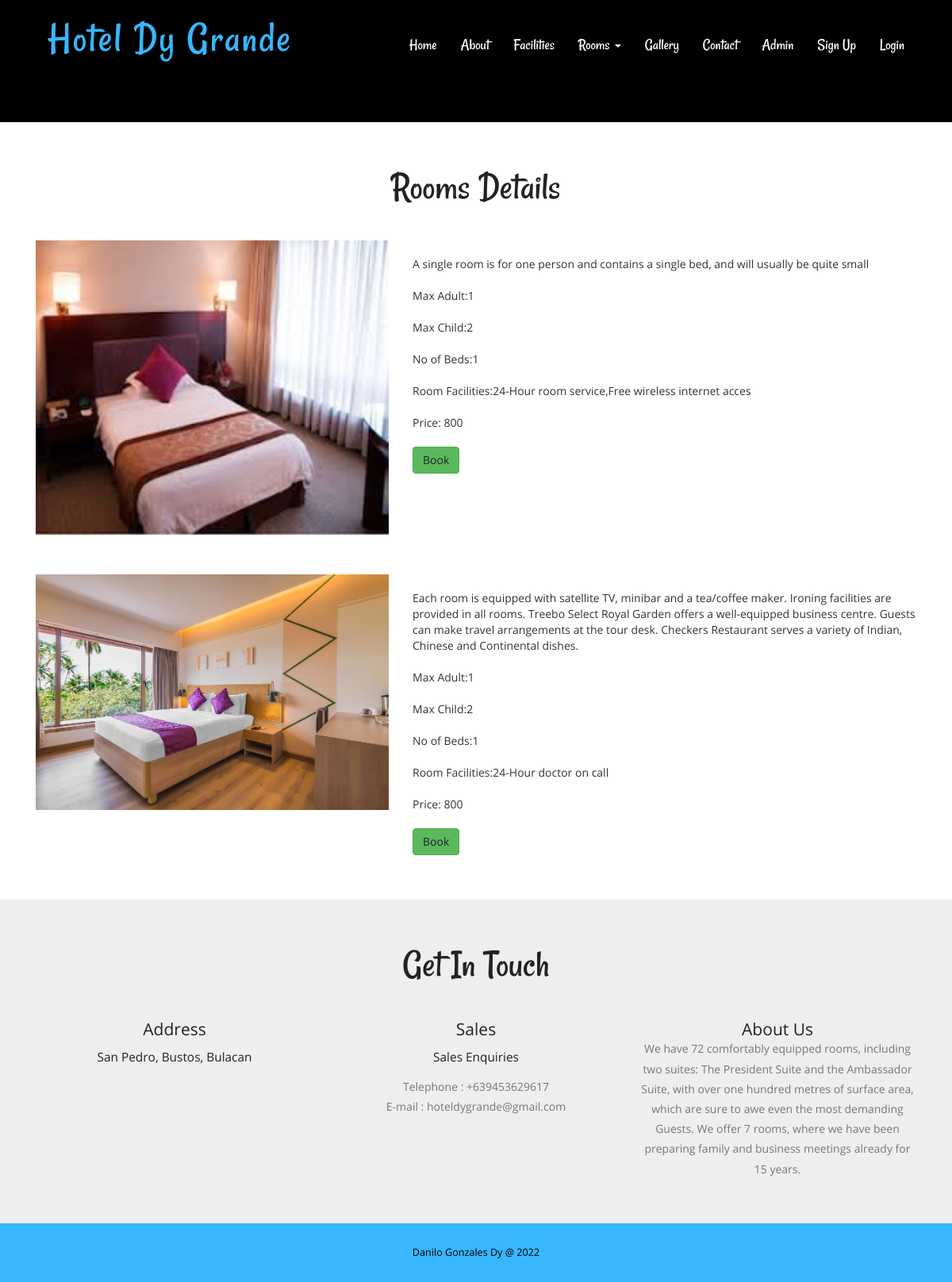
Screenshot of /category-details.php?catid=1 with the database file from the repository.
### tables this page shows
CREATE TABLE `tblroom` (
  `ID` int(10) NOT NULL,
  `RoomType` int(10) DEFAULT NULL,
  `RoomName` varchar(200) DEFAULT NULL,
  `MaxAdult` int(5) DEFAULT NULL,
  `MaxChild` int(5) DEFAULT NULL,
  `RoomDesc` mediumtext DEFAULT NULL,
  `NoofBed` int(5) DEFAULT NULL,
  `Image` varchar(200) DEFAULT NULL,
  `RoomFacility` varchar(200) DEFAULT NULL,
  `CreationDate` timestamp NULL DEFAULT current_timestamp()
);

CREATE TABLE `tblcategory` (
  `ID` int(10) NOT NULL,
  `CategoryName` varchar(120) DEFAULT NULL,
  `Description` mediumtext DEFAULT NULL,
  `Price` int(5) NOT NULL,
  `Date` timestamp NULL DEFAULT current_timestamp()
);

CREATE TABLE `tblpage` (
  `ID` int(10) NOT NULL,
  `PageType` varchar(120) DEFAULT NULL,
  `PageTitle` varchar(200) DEFAULT NULL,
  `PageDescription` mediumtext DEFAULT NULL,
  `Email` varchar(120) DEFAULT NULL,
  `MobileNumber` bigint(10) DEFAULT NULL,
  `UpdationDate` timestamp NULL DEFAULT NULL ON UPDATE current_timestamp()
);

### category-details.php (the view, shortened to what this page needs)
<?php
include('includes/dbconnection.php');
?>
<!DOCTYPE HTML>
<html>
<head>
<link href="css/bootstrap.css" rel="stylesheet" type="text/css" media="all">
<link href="css/style.css" rel="stylesheet" type="text/css" media="all" />
<link rel="stylesheet" href="css/lightbox.css">
</head>
<body>
			<div class="header head-top">
				<div class="container">
				<?php include_once('includes/header.php');?>
		</div>
</div>
			<content class="content">
					<div class="room-section">
						<div class="container">
						<h2>Rooms Details</h2></br></br>
							<hotels class="room-grids">
								<?php
								$cid=intval($_GET['catid']);
$sql="SELECT tblroom.*,tblroom.id as rmid , tblcategory.Price,tblcategory.ID,tblcategory.CategoryName from tblroom
join tblcategory on tblroom.RoomType=tblcategory.ID
where tblroom.RoomType=:cid";
$query = $dbh -> prepare($sql);
$query-> bindParam(':cid', $cid, PDO::PARAM_STR);
$query->execute();
$results=$query->fetchAll(PDO::FETCH_OBJ);
$cnt=1;
if($query->rowCount() > 0)
{
foreach($results as $row)
{               ?>
							<hotel>
								<sampleImage class="col-md-5 room-grid" style="padding-bottom: 50px">
									<imageSize href="#" class="mask">
										<img src="admin/images/<?php echo $row->Image;?>" class=" mask img-responsive zoom-img" alt=""> </img>
									</imageSize>
								</sampleImage>
								<hotelInfo class="col-md-7 room-grid1">
									<shortDescription><?php  echo htmlentities($row->RoomDesc);?></shortDescription></br></br>
									<adult>Max Adult:<?php  echo htmlentities($row->MaxAdult);?></adult></br></br>
									<child>Max Child:<?php  echo htmlentities($row->MaxChild);?></child></br></br>
									<bedCount>No of Beds:<?php  echo htmlentities($row->NoofBed);?></bedCount></br></br>
									<facility>Room Facilities:<?php  echo htmlentities($row->RoomFacility);?></facility></br></br>
									<price>Price: <?php  echo htmlentities($row->Price);?></price></br></br>
									<button class="btn btn-success"><a href="book-room.php?rmid=<?php echo $row->rmid;?>">Book</a></button>
								</hotelInfo>
								<div class="clearfix"></div>
							</hotel><?php $cnt=$cnt+1;}} ?>
						</hotels>
					</div>
				</div>
				<?php include_once('includes/getintouch.php');?>
			</content>
				<?php include_once('includes/footer.php');?>
</body>
</html>

### includes/getintouch.php
<div class="touch-section">
					<div class="container">
						<h3>get in touch</h3>
						<div class="touch-grids">
							<?php
$sql="SELECT * from tblpage where PageType='contactus'";
$query = $dbh -> prepare($sql);
$query->execute();
$results=$query->fetchAll(PDO::FETCH_OBJ);
$cnt=1;
if($query->rowCount() > 0)
{
foreach($results as $row)
{               ?>
							<div class="col-md-4 touch-grid">
								<h4>address</h4>
								<h5><?php  echo htmlentities($row->PageDescription);?></h5>
							</div>
							<div class="col-md-4 touch-grid">
								<h4>Sales</h4>
								<h5>Sales Enquiries</h5>
								<p>Telephone : +<?php  echo htmlentities($row->MobileNumber);?></p>
							<p>E-mail : <?php  echo htmlentities($row->Email);?></p>
							</div><?php $cnt=$cnt+1;}} ?>
							<div class="col-md-4 touch-grid">
								<?php
$sql="SELECT * from tblpage where PageType='aboutus'";
$query = $dbh -> prepare($sql);
$query->execute();
$results=$query->fetchAll(PDO::FETCH_OBJ);
$cnt=1;
if($query->rowCount() > 0)
{
foreach($results as $row)
{               ?>
							<h4><?php  echo htmlentities($row->PageTitle);?></h4>
								<p><?php  echo htmlentities($row->PageDescription);?></p>
							</div><?php $cnt=$cnt+1;}} ?>
							<div class="clearfix"></div>
						</div>
					</div>
					</div>

### css/style.css (style rules this page uses)
body a { transition:0.5s all; -webkit-transition:0.5s all; -moz-transition:0.5s all; -o-transition:0.5s all; -ms-transition:0.5s all; }
h1,h2,h3,h4,h5,h6 { padding:0 0; margin:0 0; }
p { padding:0 0; margin:0 0; }
body { padding:0 0; margin:0 0; font-family: 'OpenSans-Regular' }
.header { background:url(../images/banner1.jpg) no-repeat 0px 0px; background-size:cover; -webkit-background-size: cover; -moz-background-size: cover; -o-background-size: cover; -ms-background-size: cover; min-height:764px; padding-bottom: 4em; }
.touch-section { padding: 4em 0; text-align: center; background-color: #eee; }
.touch-grids { margin-top: 3em; }
.touch-grid h4 { font-size: 1.5em; color: #222; text-transform: capitalize; }
.touch-section h3 { font-size: 3.5em; text-transform: capitalize; font-family: 'Rancho-Regular'; color: #222; }
.touch-grid h5 { font-size: 1.1em; padding: 1em 0; color: #222; }
.touch-grid p { font-size: 1em; line-height: 1.8em; color: #777; }
.head-top { min-height: 115px !important; }
.room-section { padding: 4em 0; }
.room-grids { margin-top: 3em; }
.room-section h2 { font-size: 3.5em; text-transform: capitalize; font-family: 'Rancho-Regular'; color: #222; text-align: center; }
.room-grid img { width: 100%; }
img.zoom-img { -webkit-transform: scale(1, 1); -webkit-transition-timing-function: ease-out; -webkit-transition-duration: 250ms; -moz-transform: scale(1, 1); -moz-transition-timing-function: ease-out; -moz-transition-duration: 250ms; }
@media (max-width:1440px) { .header { min-height: 679px; } }
@media (max-width:1366px) { .header { min-height: 652px; } }
@media (max-width:1280px) { .header { min-height: 602px; } }

### css/lightbox.css (style rules this page uses)
body:after { display: none; }

### rows the page displays
tblroom: Image (picture), RoomDesc "A single room is for one person and contains a single bed, and will usually be quite small", MaxAdult "1", MaxChild "2", NoofBed "1", RoomFacility "24-Hour room service,Free wireless internet acces", tblcategory.Price "800"
tblroom: Image (picture), RoomDesc "Each room is equipped with satellite TV, minibar and a tea/coffee maker. Ironing facilities are provided in all rooms. Treebo Select Royal Garden offers a well-equipped business centre. Guests can make travel arrangements at the tour desk. Checkers Restaurant serves a variety of Indian, Chinese and Continental dishes.", MaxAdult "1", MaxChild "2", NoofBed "1", RoomFacility "24-Hour doctor on call", tblcategory.Price "800"
tblpage: PageDescription "San Pedro, Bustos, Bulacan", MobileNumber "639453629617", Email "hoteldygrande@gmail.com"
tblpage: PageTitle "About Us", PageDescription "We have 72 comfortably equipped rooms, including two suites: The President Suite and the Ambassador Suite, with over one hundred metres of surface area, which are sure to awe even the most demanding Guests. We offer 7 rooms, where we have been preparing family and business meetings already for 15 years."
